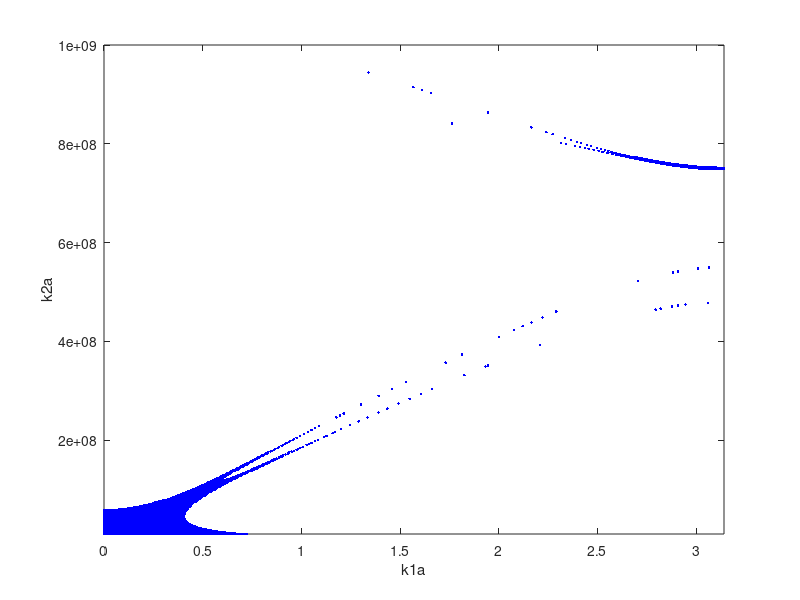

Write the MATLAB code that produced this figure.
%% 初始化
clear
clc
close all

%% 参数定义
Z=50;
c=3e8;
a=0.2;
C=8.47*1e-12;
eps=1e-3;
m=500;
fmin=10e6; fmax=1e9; fnum=500;
f=linspace(fmin,fmax,fnum);
Omega=2*pi*f;

%% 解方程
%gamma->x
k2a=0; y=exp(-1i*k2a);
Result1=NaN(m*fnum,3);
count=1;
for omega = Omega
    k=omega/c;
    Ya=1i*omega*C;
    Yb=-1i*omega*C;
    Yc=2i*omega*C;
    X=[Ya Yb 0;Yb Yc Yb;0 Yb Ya];
    Th=[cos(k*a/2)*eye(3) 1i*Z*sin(k*a/2)*eye(3);1i*sin(k*a/2)*eye(3)/Z cos(k*a/2)*eye(3)];
    Tv=[eye(3) zeros(3);X eye(3)];
    T=Th*Tv*Th;
    for k1a = linspace(0,pi,m)
        x1=exp(-1i*k1a); x2=exp(1i*k1a);
        E=diag([x1,y,x1,x1,y,x1]);
        if abs(det(T-E)) < eps
            Result1(count,:)=[k1a,omega,abs(det(T-E))];
            count=count+1;
        end
    end
end

%% 绘图
plot(Result1(:,1),Result1(:,2)/2/pi,'b.')
xlim([0 pi])
ylim([fmin,fmax])
xlabel('k1a')
ylabel('k2a')
zlabel('Frequency')